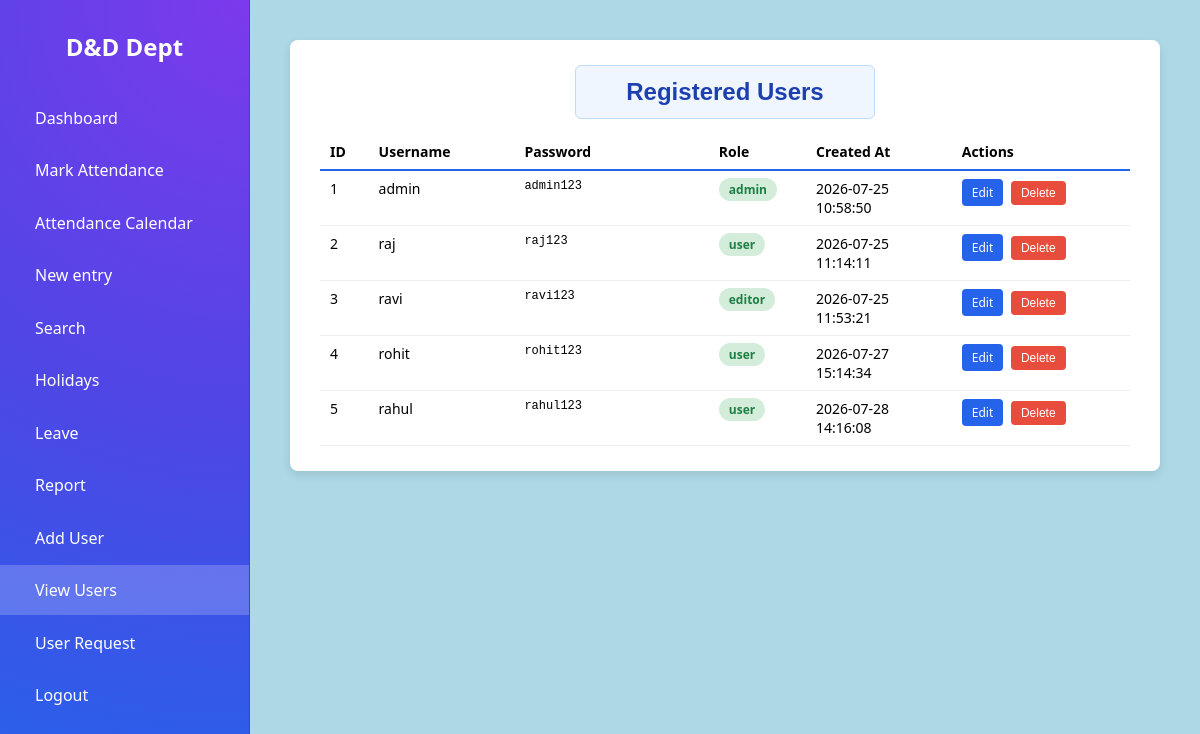
The app's page /report/users (signed in) with its own data.
### tables this page shows
CREATE TABLE users (
            id INTEGER PRIMARY KEY AUTOINCREMENT,
            username TEXT UNIQUE NOT NULL,
            password TEXT NOT NULL,
            role TEXT NOT NULL DEFAULT 'viewer',
            linked_employee_id INTEGER REFERENCES employees(id),
            created_at TEXT DEFAULT CURRENT_TIMESTAMP
        );

### app.py (the view)
@app.route('/report/users')
@roles_required('admin')
def report_users():
    conn = db.get_db()
    users = conn.execute('SELECT * FROM users ORDER BY id ASC').fetchall()
    return render_template('report_users.html', users=users, user_role=session.get('role'))

### app.py (called while the page is built)
def roles_required(*allowed_roles):
    def decorator(view):
        @wraps(view)
        def wrapped_view(*args, **kwargs):
            if not session.get('logged_in'):
                return redirect(url_for('login'))
            if session.get('role') not in allowed_roles:
                abort(403)
            return view(*args, **kwargs)
        return wrapped_view
    return decorator

### db.py (called while the page is built)
def get_db():
    if 'db' not in g:
        g.db = sqlite3.connect(
            current_app.config['DATABASE'],
            detect_types=sqlite3.PARSE_DECLTYPES
        )
        g.db.row_factory = sqlite3.Row
    return g.db

### templates/report_users.html (shortened to what this page needs)
{% extends "base.html" %}
{% set active_page = 'report_users' %}
{% block content %}
<div class="panel">
    <div class="panel-header">
<h2 style="text-align: center; font-size: 24px; padding: 12px 20px; background-color: #eff6ff; color: #1e40af; border: 1px solid #bfdbfe; border-radius: 6px; font-family: sans-serif; display: inline-block; margin: 0 auto; width: 100%; max-width: 300px;">Registered Users</h2>
    </div>
    {% if users %}
    <table>
        <thead>
            <tr>
                <th style="width:6%;">ID</th>
                <th style="width:18%;">Username</th>
                <th style="width:24%;">Password</th>
                <th style="width:12%;">Role</th>
                <th style="width:18%;">Created At</th>
                <th style="width:22%;">Actions</th>
            </tr>
        </thead>
        <tbody>
            {% for user in users %}
            <tr>
                <td>{{ user['id'] }}</td>
                <td>{{ user['username'] }}</td>
                <td style="font-family: monospace; font-size:12px; word-break:break-all;">{{ user['password'] }}</td>
                <td><span class="status status-approved">{{ user['role'] }}</span></td>
                <td>{{ user['created_at'] }}</td>
                <td class="row-actions">
                    <a href="{{ url_for('edit_user', user_id=user['id']) }}" class="btn btn-edit">Edit</a>
                    <form method="POST" action="{{ url_for('delete_user', user_id=user['id']) }}"
                          onsubmit="return confirm('Are you sure you want to delete this user?');">
                        <button type="submit" class="btn-delete">Delete</button>
                    </form>
                </td>
            </tr>
            {% endfor %}
        </tbody>
    </table>
    {% else %}
    <p class="empty-note">No users found.</p>
    {% endif %}
</div>
{% endblock %}

### records on screen
users: id "1", username "admin", password "admin123", role "admin", created_at "2026-07-25 10:58:50"
users: id "2", username "raj", password "raj123", role "user", created_at "2026-07-25 11:14:11"
users: id "3", username "ravi", password "ravi123", role "editor", created_at "2026-07-25 11:53:21"
users: id "4", username "rohit", password "rohit123", role "user", created_at "2026-07-27 15:14:34"
users: id "5", username "rahul", password "rahul123", role "user", created_at "2026-07-28 14:16:08"
